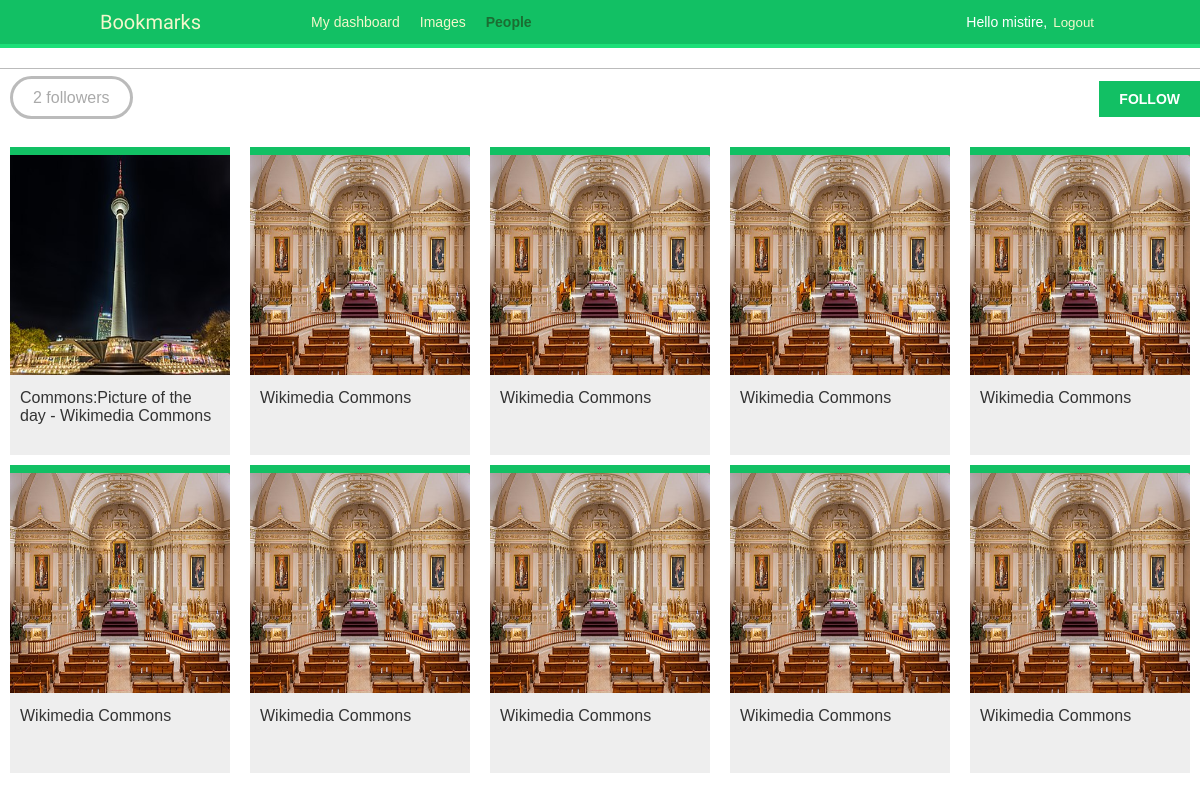
Screenshot of /account/users/mistire/ (signed in) with the database file from the repository.
### images/models.py (models this page shows, shortened)
class Image(models.Model):
  user = models.ForeignKey(
    settings.AUTH_USER_MODEL,
    related_name='images_created',
    on_delete=models.CASCADE
  )
  title = models.CharField(max_length=200)
  slug = models.SlugField(max_length=200, blank=True)
  url = models.URLField(max_length=2000)
  image = models.ImageField(upload_to='images/%Y/%m/%d')
  description = models.TextField(blank=True)
  created = models.DateTimeField(auto_now_add=True)
  users_like = models.ManyToManyField(
    settings.AUTH_USER_MODEL,
    related_name='images_liked',
    blank=True
  )
  total_likes = models.PositiveIntegerField(default=0)
  class Meta:
    indexes = [
      models.Index(fields=['-created']),
      models.Index(fields=['-total_likes']),
    ]
    ordering = ['-created']
  def get_absolute_url(self):
    return reverse('images:detail', args=[self.id, self.slug])

### account/views.py (the view)
# urls.py: path('users/<username>/', views.user_detail, name='user_detail'),
@login_required
def user_detail(request, username):
  user = get_object_or_404(User, username=username, is_active=True)
  return render(
    request,
    'account/user/detail.html',
    {'section': 'people', 'user': user}
  )

### account/templates/account/user/detail.html (shortened to what this page needs)
{% extends "base.html" %}
{% load thumbnail %}
{% block content %}
  <h1>{{ user.get_full_name }}</h1>
  {% with total_followers=user.followers.count %}
    <span class="count">
      <span class="total">{{ total_followers }}</span>
      follower{{ total_followers|pluralize  }}
    </span>
    <a href="#" data-id="{{ user.id }}" data-action="{% if request.user in user.followers.all %}un{% endif %}follow" class="follow button">
      {% if request.user not in user.followers.all %}
      Follow
      {% else %}
      Unfollow
      {% endif %}
    </a>
    <div id="image-list" class="image-container">
      {% include "images/image/list_images.html" with images=user.images_created.all %}
    </div>
  {% endwith %}
{% endblock %}

### account/templates/base.html (shortened to what this page needs)
{% load static %}
<!DOCTYPE html>
<html lang="en">
<head>
  <link rel="stylesheet" href="{% static "css/base.css" %}">
</head>
<body>
  <div id="header">
    <span class="logo"><a href="{% url "dashboard" %}">Bookmarks</a></span>
    {% if request.user.is_authenticated %}
      <ul class="menu">
        <li {% if section == "dashboard" %}class="selected"{% endif %}>
          <a href="{% url "dashboard" %}">My dashboard</a>
        </li>
        <li {% if section == "images" %}class="selected"{% endif %}>
          <a href="{% url "images:list" %}">Images</a>
        </li>
        <li {% if section == "people" %}class="selected"{% endif %}>
          <a href="{% url "user_list" %}">People</a>
        </li>
      </ul>
    {% endif %}
    <span class="user">
      {% if request.user.is_authenticated %}
        Hello {{ request.user.first_name|default:request.user.username }},
        <form action="{% url "logout" %}" method="post">
          <button type="submit">Logout</button>
        </form>
      {% else %}
        <a href="{% url "login" %}">Log-in</a>
      {% endif %}
    </span>
  </div>
  <div class="content">
    {% block content %}
    {% endblock %}
  </div>
</body>
</html>

### images/templates/images/image/list_images.html
{% load thumbnail %}
{% for image in images %}
  <div class="image">
    <a href="{{ image.get_absolute_url }}">
      {% thumbnail image.image 300x300 crop="smart" as im %}
      <a href="{{ image.get_absolute_url }}">
        <img src="{{ im.url }}" alt="">
      </a>
    </a>
    <div class="info">
      <a href="{{ image.get_absolute_url }}" class="title">
        {{ image.title }}
      </a>
    </div>
  </div>
{% endfor %}

### account/static/css/base.css (style rules this page uses)
body { margin:0; padding:0; font-family:helvetica, sans-serif; }
a { color:#12c064; text-decoration:none; }
h1, h2, h3, h4, h5 , h6 { font-family: 'Muli', sans-serif; font-weight:normal; }
h1 { border-bottom:1px solid #bbb; padding:0 0 10px 0; margin:10px 0 20px 0; }
#header { padding:10px 100px; font-size:14px; background:#12c064; color:#fff; border-bottom:4px solid #1cdf78; overflow:auto; }
#header .logo { font-family: 'Muli', sans-serif; float:left; color:#f3f7cc; font-size:20px; margin-right:10%; }
#header ul.menu { list-style:none; float:left; margin:0; padding:0; }
#header ul.menu li { float:left; padding:4px 10px; }
#header ul.menu li.selected a, #header ul.menu li.selected a:hover { color:#1b6d32; font-weight:bold; }
#header a { color:#f3f7cc; }
#header .user { float:right; padding-top:4px; }
#header .user form { display:inline; float:right; }
#header .user button { background:none; color:#f3f7cc; border:none; cursor:pointer; float:left; display:inline; }
form { overflow:auto; }
input[type=submit], a.button { font-weight:bold; background:#12c064; color:#fff; padding:10px 20px; font-size:14px; text-transform:uppercase; }
.count { color:#aaa; border:3px solid #bbb; border-radius:26px; padding:10px 20px; margin:20px 10px 0; }
a.like, a.follow { float:right; margin-top:-8px; }
#image-list { overflow:hidden; }
#image-list .image { float:left; width:220px; height:300px; margin:0 10px 10px 10px; border-top:8px solid #12c064; background:#eee; }
#image-list img { width:220px; height:220px; }
#image-list .info { padding:10px; }
#image-list .info a { color:#333; }
.image-container { margin-top:40px; }

### rows the page displays
Image: shows a picture, title "Commons:Picture of the day - Wikimedia Commons"
Image: title "Wikimedia Commons"
Image: title "Wikimedia Commons"
Image: title "Wikimedia Commons"
Image: title "Wikimedia Commons"
Image: title "Wikimedia Commons"
Image: title "Wikimedia Commons"
Image: title "Wikimedia Commons"
Image: title "Wikimedia Commons"
Image: title "Wikimedia Commons"

### other values shown
{{ request.user.first_name|default:request.user.username }} "mistire"
{{ total_followers }} "2"
